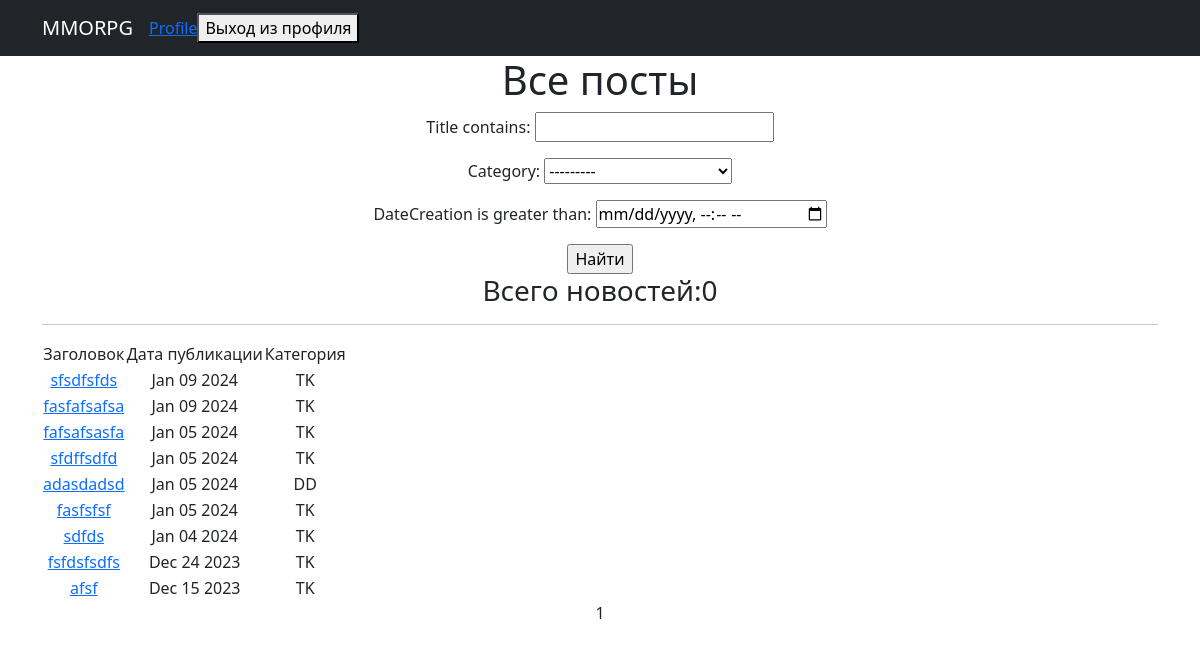
The app's page /posts/, older data.
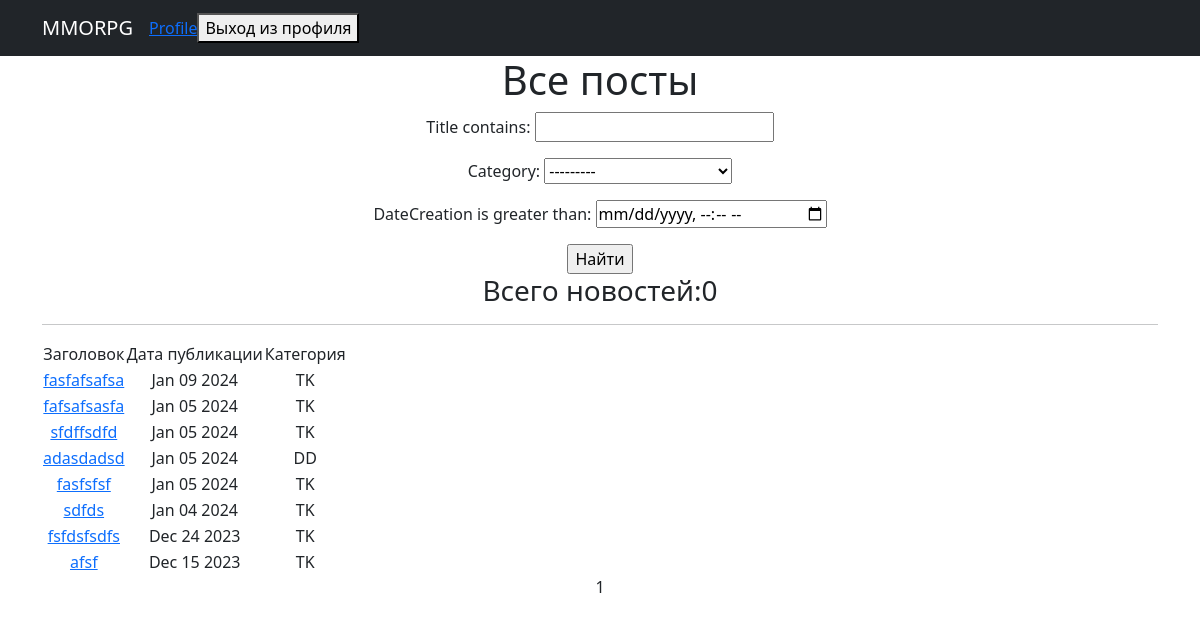
The same page, newer data.
### simpleapp/models.py (models this page shows, shortened)
class Post(models.Model):
    tanks = 'TK'
    heals = 'HL'
    damage_dealers = 'DD'
    vendors = 'VD'
    guildmasters = 'GM'
    quest_giver = 'QG'
    smiths = 'SM'
    skinners = 'SK'
    potion_masters = 'PM'
    enchanters = 'EH'
    CATEGORY_CHOICES = (
        (tanks,'Танки'),(heals,'Хилы'),(damage_dealers,'Дамагеры'),(vendors,'Торговцы'),(guildmasters,'Гильдмастера'),
        (quest_giver,'Квестгиверы'),(smiths,'Кузнецы'),(skinners,'Кожевники'),(potion_masters,'Зельевары'),(enchanters,'Мастера заклинаний')
    )
    author = models.ForeignKey(User,on_delete=models.CASCADE)
    text = RichTextField()
    category = models.CharField(max_length=2,choices=CATEGORY_CHOICES,default=tanks)
    dateCreation = models.DateTimeField(auto_now_add=True)
    title = models.CharField(max_length=128)

### simpleapp/views.py (the view)
# urls.py: path('',PostList.as_view(),name='posts'),
class PostList(ListView):
    raise_exception = True
    model = Post
    ordering = '-dateCreation'
    template_name = 'posts.html'
    context_object_name = 'posts'
    paginate_by = 10
    def get_context_data(self, **kwargs):
        context = super().get_context_data(**kwargs)
        context['filterset'] = self.filterset
        return context
    def get_queryset(self):
       queryset = super().get_queryset()
       self.filterset = PostFilter(self.request.GET, queryset)
       return self.filterset.qs

### templates/posts.html (shortened to what this page needs)
{% extends 'flatpages/default.html' %}
{% block content %}
    <h1>Все посты</h1>
    <form action="" method="get">
        {{ filterset.form.as_p }}
        <input type="submit" value="Найти" />
    </form>
    <h3>Всего новостей:{{ Posts|length }}</h3>
    <hr>
    {% if posts %}
        <table>
            <tr>
                <td>Заголовок</td>
                <td>Дата публикации</td>
                <td>Категория</td>
            </tr>
            {% for post in posts %}
            <tr>
                <td><a href="{% url 'post_detail' pk=post.id %}">{{ post.title }}</a></td>
                <td>{{ post.dateCreation|date:'M d Y' }}</td>
                <td>{{post.category}}</td>
                <td>
                </td>
            </tr>
            {% endfor %}
        </table>
    {% else %}
        <h2> Постов нет <h2>
    {% endif %}
    {{ page_obj.number }}
{% endblock content%}

Row changes from the older to the newer data that the page shows:
removed Post: title "sfsdfsfds", dateCreation "Jan 09 2024", category "TK"
